Frame 1 (no input): blank canvas, image omitted
Frame 60 (the mouse pressed at the canvas centre just before this capture): blank canvas, image omitted
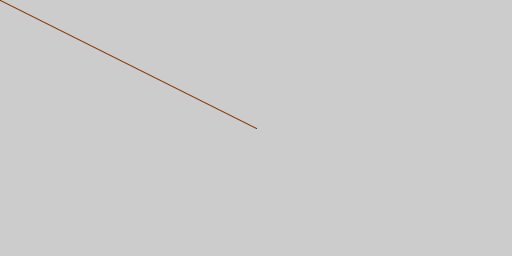
Frame 120 (the mouse held since frame 60 and released just before this capture)

The Processing sketch whose frames 1 and 60 were blank and that drew this single picture after the mouse press (run headless with seeded random() and noise(); from frame 60 on, the mouse is pressed at the canvas centre):

// Processing sketch: introduccion_continuacion
// ── introduccion_continuacion.pde
// Sesión 4
void setup() {
  size(512,256);
}

void draw() { 
  smooth();
  stroke(127,54,0);
  rectMode(CENTER);
  line(pmouseX,pmouseY, mouseX, mouseY);
}

void mousePressed() {
  background(255);
}
